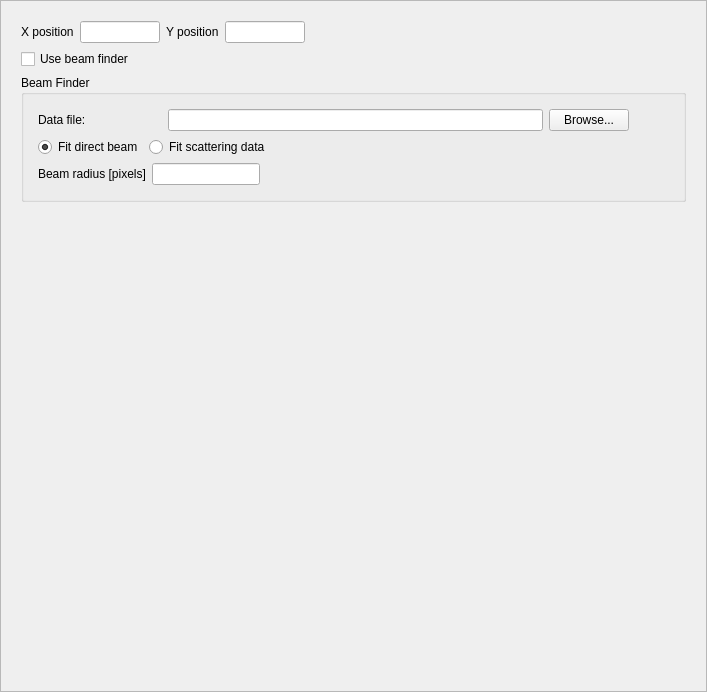
<?xml version="1.0" encoding="UTF-8"?>
<ui version="4.0">
 <class>Frame</class>
 <widget class="QFrame" name="Frame">
  <property name="geometry">
   <rect>
    <x>0</x>
    <y>0</y>
    <width>707</width>
    <height>692</height>
   </rect>
  </property>
  <property name="windowTitle">
   <string>Frame</string>
  </property>
  <property name="frameShape">
   <enum>QFrame::StyledPanel</enum>
  </property>
  <property name="frameShadow">
   <enum>QFrame::Raised</enum>
  </property>
  <layout class="QVBoxLayout" name="verticalLayout_2">
   <item>
    <layout class="QVBoxLayout" name="verticalLayout">
     <item>
      <widget class="QWidget" name="widget" native="true">
       <layout class="QVBoxLayout" name="verticalLayout_3">
        <item>
         <layout class="QHBoxLayout" name="horizontalLayout">
          <item>
           <widget class="QLabel" name="x_pos_label">
            <property name="sizePolicy">
             <sizepolicy hsizetype="Preferred" vsizetype="Fixed">
              <horstretch>0</horstretch>
              <verstretch>0</verstretch>
             </sizepolicy>
            </property>
            <property name="text">
             <string>X position</string>
            </property>
           </widget>
          </item>
          <item>
           <widget class="QLineEdit" name="x_pos_edit">
            <property name="minimumSize">
             <size>
              <width>80</width>
              <height>0</height>
             </size>
            </property>
            <property name="maximumSize">
             <size>
              <width>80</width>
              <height>16777215</height>
             </size>
            </property>
            <property name="toolTip">
             <string>Position of the beam in X, in pixels</string>
            </property>
           </widget>
          </item>
          <item>
           <widget class="QLabel" name="y_pos_label">
            <property name="sizePolicy">
             <sizepolicy hsizetype="Preferred" vsizetype="Fixed">
              <horstretch>0</horstretch>
              <verstretch>0</verstretch>
             </sizepolicy>
            </property>
            <property name="text">
             <string>Y position</string>
            </property>
           </widget>
          </item>
          <item>
           <widget class="QLineEdit" name="y_pos_edit">
            <property name="minimumSize">
             <size>
              <width>80</width>
              <height>0</height>
             </size>
            </property>
            <property name="maximumSize">
             <size>
              <width>80</width>
              <height>16777215</height>
             </size>
            </property>
            <property name="toolTip">
             <string>Position of the beam in Y, in pixels.</string>
            </property>
           </widget>
          </item>
          <item>
           <spacer name="horizontalSpacer">
            <property name="orientation">
             <enum>Qt::Horizontal</enum>
            </property>
            <property name="sizeHint" stdset="0">
             <size>
              <width>40</width>
              <height>20</height>
             </size>
            </property>
           </spacer>
          </item>
         </layout>
        </item>
        <item>
         <widget class="QCheckBox" name="use_beam_finder_checkbox">
          <property name="toolTip">
           <string>Select to let the reduction software find the beam center.</string>
          </property>
          <property name="text">
           <string>Use beam finder</string>
          </property>
         </widget>
        </item>
        <item>
         <widget class="QGroupBox" name="groupBox">
          <property name="title">
           <string>Beam Finder</string>
          </property>
          <layout class="QVBoxLayout" name="verticalLayout_5">
           <item>
            <layout class="QVBoxLayout" name="verticalLayout_4">
             <property name="sizeConstraint">
              <enum>QLayout::SetFixedSize</enum>
             </property>
             <property name="margin">
              <number>5</number>
             </property>
             <item>
              <layout class="QHBoxLayout" name="horizontalLayout_4">
               <item>
                <widget class="QLabel" name="data_file_label">
                 <property name="text">
                  <string>Data file:                       </string>
                 </property>
                </widget>
               </item>
               <item>
                <widget class="QLineEdit" name="beam_data_file_edit">
                 <property name="minimumSize">
                  <size>
                   <width>300</width>
                   <height>0</height>
                  </size>
                 </property>
                 <property name="toolTip">
                  <string>Enter the file path of a direct beam data file.</string>
                 </property>
                </widget>
               </item>
               <item>
                <widget class="QPushButton" name="data_file_browse_button">
                 <property name="sizePolicy">
                  <sizepolicy hsizetype="Fixed" vsizetype="Fixed">
                   <horstretch>0</horstretch>
                   <verstretch>0</verstretch>
                  </sizepolicy>
                 </property>
                 <property name="text">
                  <string>Browse...</string>
                 </property>
                </widget>
               </item>
               <item>
                <spacer name="horizontalSpacer_2">
                 <property name="orientation">
                  <enum>Qt::Horizontal</enum>
                 </property>
                 <property name="sizeType">
                  <enum>QSizePolicy::Fixed</enum>
                 </property>
                 <property name="sizeHint" stdset="0">
                  <size>
                   <width>40</width>
                   <height>20</height>
                  </size>
                 </property>
                </spacer>
               </item>
              </layout>
             </item>
             <item>
              <layout class="QHBoxLayout" name="horizontalLayout_2">
               <item>
                <widget class="QRadioButton" name="direct_beam">
                 <property name="toolTip">
                  <string>Fit the direct beam to obtain the beam center.</string>
                 </property>
                 <property name="text">
                  <string>Fit direct beam</string>
                 </property>
                 <property name="checked">
                  <bool>true</bool>
                 </property>
                </widget>
               </item>
               <item>
                <widget class="QRadioButton" name="scattering_data">
                 <property name="toolTip">
                  <string>Fit only the scattering profile to obtain the beam center.</string>
                 </property>
                 <property name="text">
                  <string>Fit scattering data</string>
                 </property>
                </widget>
               </item>
               <item>
                <spacer name="horizontalSpacer_4">
                 <property name="orientation">
                  <enum>Qt::Horizontal</enum>
                 </property>
                 <property name="sizeHint" stdset="0">
                  <size>
                   <width>40</width>
                   <height>20</height>
                  </size>
                 </property>
                </spacer>
               </item>
              </layout>
             </item>
             <item>
              <layout class="QHBoxLayout" name="horizontalLayout_3">
               <item>
                <widget class="QLabel" name="beam_radius_label">
                 <property name="text">
                  <string>Beam radius [pixels]</string>
                 </property>
                </widget>
               </item>
               <item>
                <widget class="QLineEdit" name="beam_radius_edit">
                 <property name="sizePolicy">
                  <sizepolicy hsizetype="Fixed" vsizetype="Fixed">
                   <horstretch>0</horstretch>
                   <verstretch>0</verstretch>
                  </sizepolicy>
                 </property>
                 <property name="minimumSize">
                  <size>
                   <width>97</width>
                   <height>0</height>
                  </size>
                 </property>
                 <property name="toolTip">
                  <string>Enter the radius of the beam in pixels.</string>
                 </property>
                </widget>
               </item>
               <item>
                <spacer name="horizontalSpacer_3">
                 <property name="orientation">
                  <enum>Qt::Horizontal</enum>
                 </property>
                 <property name="sizeHint" stdset="0">
                  <size>
                   <width>40</width>
                   <height>20</height>
                  </size>
                 </property>
                </spacer>
               </item>
              </layout>
             </item>
            </layout>
           </item>
          </layout>
         </widget>
        </item>
        <item>
         <spacer name="verticalSpacer">
          <property name="orientation">
           <enum>Qt::Vertical</enum>
          </property>
          <property name="sizeHint" stdset="0">
           <size>
            <width>20</width>
            <height>40</height>
           </size>
          </property>
         </spacer>
        </item>
       </layout>
      </widget>
     </item>
    </layout>
   </item>
  </layout>
 </widget>
 <resources/>
 <connections>
  <connection>
   <sender>use_beam_finder_checkbox</sender>
   <signal>clicked()</signal>
   <receiver>Frame</receiver>
   <slot>use_beam_finder_changed()</slot>
   <hints>
    <hint type="sourcelabel">
     <x>108</x>
     <y>105</y>
    </hint>
    <hint type="destinationlabel">
     <x>370</x>
     <y>5</y>
    </hint>
   </hints>
  </connection>
  <connection>
   <sender>scattering_data</sender>
   <signal>clicked()</signal>
   <receiver>Frame</receiver>
   <slot>fit_scattering_data()</slot>
   <hints>
    <hint type="sourcelabel">
     <x>255</x>
     <y>198</y>
    </hint>
    <hint type="destinationlabel">
     <x>580</x>
     <y>5</y>
    </hint>
   </hints>
  </connection>
  <connection>
   <sender>direct_beam</sender>
   <signal>clicked()</signal>
   <receiver>Frame</receiver>
   <slot>fit_direct_beam()</slot>
   <hints>
    <hint type="sourcelabel">
     <x>97</x>
     <y>196</y>
    </hint>
    <hint type="destinationlabel">
     <x>60</x>
     <y>4</y>
    </hint>
   </hints>
  </connection>
 </connections>
 <slots>
  <slot>use_beam_finder_changed()</slot>
  <slot>fit_scattering_data()</slot>
  <slot>fit_direct_beam()</slot>
 </slots>
</ui>
